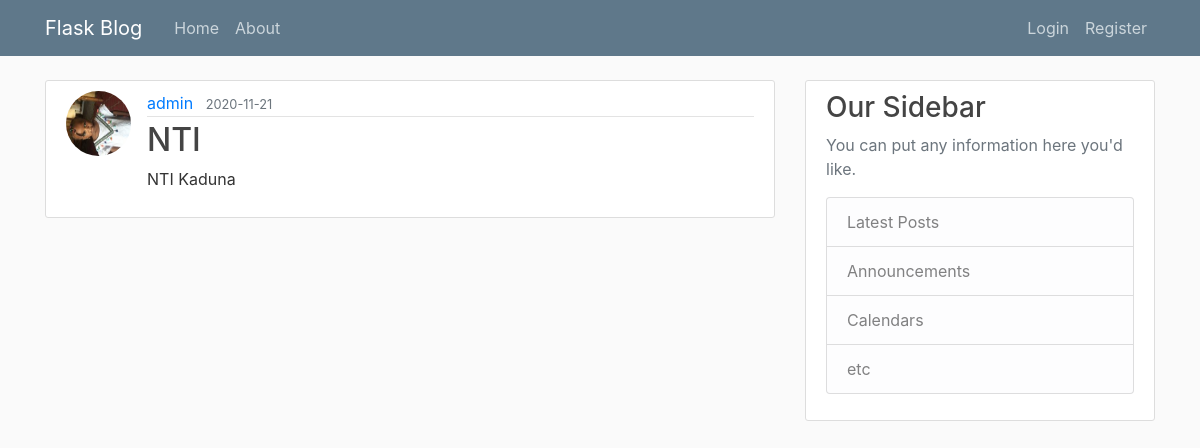
Screenshot of /post/3 with the database file from the repository.
### flaskblog/models.py (models this page shows, shortened)
class User (db.Model, UserMixin):
    id = db.Column(db.Integer, primary_key = True)
    username = db.Column(db.String(20), unique = True, nullable = False)
    email = db.Column(db.String(120), unique = True, nullable = False)
    password = db.Column(db.String(60), nullable = False)
    image = db.Column(db.String(20), nullable = False, default = "default.jpg")
    posts = db.relationship('Post', backref='author', lazy = True)

class Post (db.Model):
    id = db.Column(db.Integer, primary_key = True)
    title = db.Column(db.String(20), nullable = False)
    content = db.Column(db.String(200), nullable = False)
    date_posted = db.Column(db.DateTime, nullable = False, default=datetime.utcnow)
    userid = db.Column (db.Integer, db.ForeignKey('user.id'), nullable= False)

### flaskblog/routes.py (the view)
@app.route('/post/<int:post_id>', methods = ['GET', 'POST'])
def Blogpost(post_id):
    post = Post.query.get_or_404(post_id)
    return render_template('post.html', title = post.title , post=post )

### flaskblog/templates/post.html (shortened to what this page needs)
{% extends "layout.html" %}
{% block contents %}
    <article class="media content-section">
        <img src="{{ url_for('static', filename='profile_pics/'+ post.author.image) }}" alt="User" class="rounded-circle article-img">
        <div class="media-body">
            <div class="article-metadata">
                <a class="mr-2">{{ post.author.username }}</a>
                <small class="text-muted">{{ post.date_posted.strftime('%Y-%m-%d') }}</small>
            </div>
            <h2 class="article-title" >{{ post.title }}</h2>
            <p class="article-content">{{ post.content }}</p>
        </div>
    </article>
{% endblock contents%}

### flaskblog/static/main.css (style rules this page uses)
body { background: #fafafa; color: #333333; margin-top: 5rem; }
h1, h2, h3, h4, h5, h6 { color: #444444; }
.content-section { background: #ffffff; padding: 10px 20px; border: 1px solid #dddddd; border-radius: 3px; margin-bottom: 20px; }
.article-title { color: #444444; }
.article-content { white-space: pre-line; }
.article-img { height: 65px; width: 65px; margin-right: 16px; }
.article-metadata { padding-bottom: 1px; margin-bottom: 4px; border-bottom: 1px solid #e3e3e3 }

### rows the page displays
User: image (picture), author.username "admin"
Post: date_posted "2020-11-21", title "NTI", content "NTI Kaduna"
